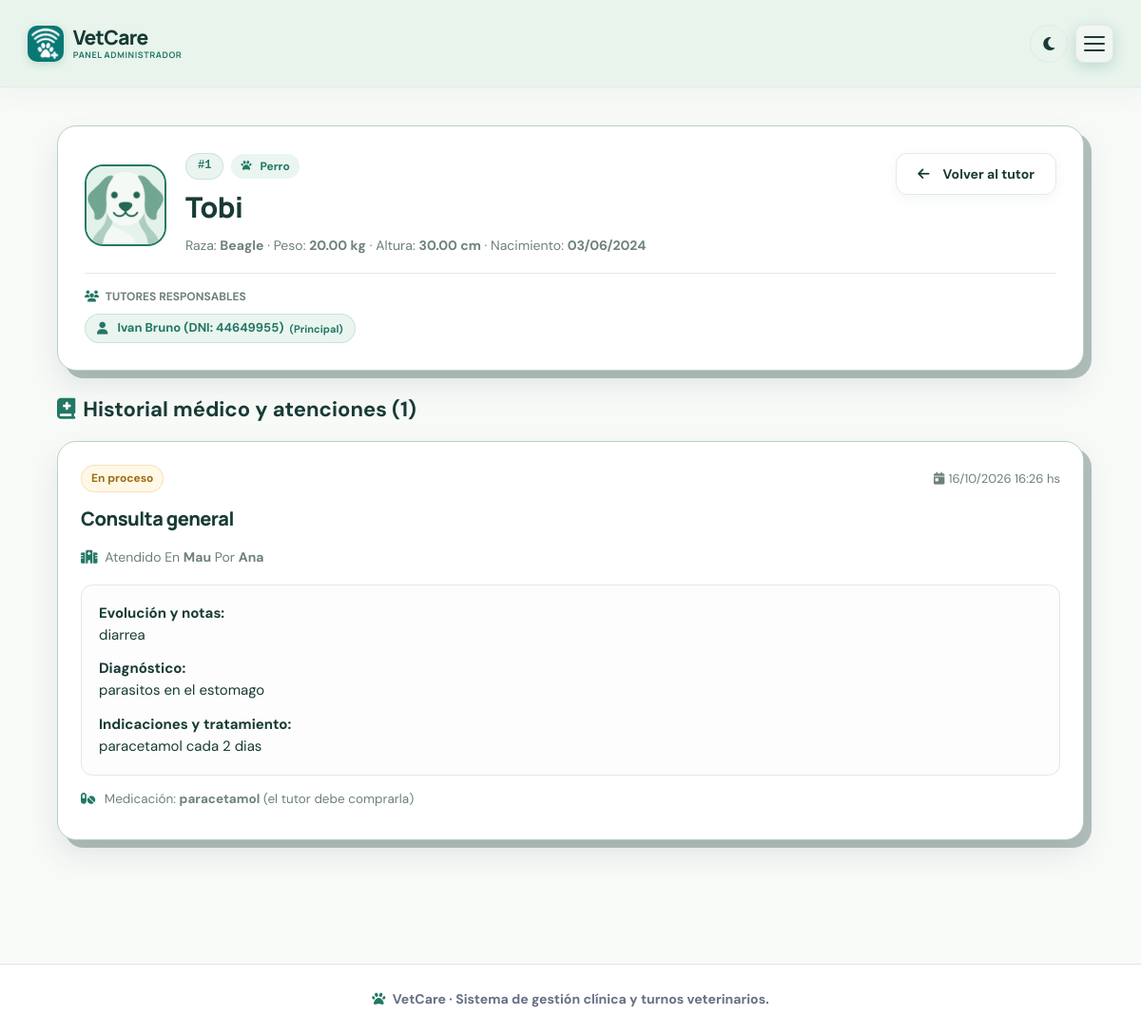
The app's page /admin/ver_mascota.php?id=1 (signed in) with its own data.
### tables this page shows
CREATE TABLE `pets` (
  `id` bigint(20) UNSIGNED NOT NULL,
  `client_id` bigint(20) UNSIGNED NOT NULL,
  `name` varchar(120) NOT NULL,
  `animal_type` varchar(80) NOT NULL,
  `breed` varchar(120) DEFAULT NULL,
  `weight_kg` decimal(7,2) DEFAULT NULL,
  `height_cm` decimal(7,2) DEFAULT NULL,
  `birth_date` date DEFAULT NULL,
  `photo_path` varchar(255) DEFAULT NULL,
  `created_at` timestamp NOT NULL DEFAULT current_timestamp()
);

CREATE TABLE `consultations` (
  `id` bigint(20) UNSIGNED NOT NULL,
  `pet_id` bigint(20) UNSIGNED NOT NULL,
  `clinic_id` bigint(20) UNSIGNED NOT NULL,
  `vet_user_id` bigint(20) UNSIGNED NOT NULL,
  `reason` varchar(100) NOT NULL,
  `notes` text NOT NULL,
  `diagnosis` text DEFAULT NULL,
  `treatment` text DEFAULT NULL,
  `status` enum('En proceso','Dado de Alta') NOT NULL DEFAULT 'En proceso',
  `vaccine_expiry` date DEFAULT NULL,
  `next_dose` date DEFAULT NULL,
  `created_at` timestamp NOT NULL DEFAULT current_timestamp(),
  `updated_at` timestamp NOT NULL DEFAULT current_timestamp() ON UPDATE current_timestamp()
);

CREATE TABLE `clinics` (
  `id` bigint(20) UNSIGNED NOT NULL,
  `name` varchar(160) NOT NULL,
  `email` varchar(190) NOT NULL,
  `active` tinyint(1) NOT NULL DEFAULT 1,
  `created_at` timestamp NOT NULL DEFAULT current_timestamp()
);

CREATE TABLE `vet_users` (
  `id` bigint(20) UNSIGNED NOT NULL,
  `clinic_id` bigint(20) UNSIGNED NOT NULL,
  `username` varchar(100) NOT NULL,
  `email` varchar(190) NOT NULL,
  `password_hash` varchar(255) NOT NULL,
  `active` tinyint(1) NOT NULL DEFAULT 1,
  `created_at` timestamp NOT NULL DEFAULT current_timestamp()
);

CREATE TABLE `consultation_medications` (
  `consultation_id` bigint(20) UNSIGNED NOT NULL,
  `medication_id` bigint(20) UNSIGNED DEFAULT NULL,
  `other_medication` varchar(180) DEFAULT NULL,
  `purchase_needed` tinyint(1) NOT NULL DEFAULT 0
);

### config/config.php (called while the page is built, shortened)
<?php
function db(): PDO {
    static $pdo = null;
    if ($pdo === null) {
        $pdo = new PDO(
            'mysql:host=' . DB_HOST . ';dbname=' . DB_NAME . ';charset=utf8mb4',
            DB_USER,
            DB_PASS,
            [
                PDO::ATTR_ERRMODE            => PDO::ERRMODE_EXCEPTION,
                PDO::ATTR_DEFAULT_FETCH_MODE => PDO::FETCH_ASSOC,
                PDO::ATTR_EMULATE_PREPARES   => false
            ]
        );
    }
    return $pdo;
}
function e(?string $value): string {
    return htmlspecialchars($value ?? '', ENT_QUOTES, 'UTF-8');
}
function format_name(?string $name): string {
    return mb_convert_case(trim($name), MB_CASE_TITLE, 'UTF-8');
}
function e_name(?string $value): string {
    return e(format_name($value));
}
function get_pet_generic_avatar(?string $animalType, ?string $breed = null): string {
    $typeNorm = mb_strtolower(trim($animalType ?? ''), 'UTF-8');
    $typeNorm = strtr($typeNorm, ['á'=>'a', 'é'=>'e', 'í'=>'i', 'ó'=>'o', 'ú'=>'u', 'ñ'=>'n']);
    switch ($typeNorm) {
        case 'perro':
            return 'perro_generico.webp';
    }
}
function pet_photo_url($pet): string {
    $type = is_array($pet) ? ($pet['animal_type'] ?? null) : ($pet->animal_type ?? null);
    return url('assets/' . get_pet_generic_avatar($type));
}
function url(string $path = ''): string {
    return BASE_URL . '/' . ltrim($path, '/');
}
function get_pet_owners(int $petId): array {
    try {
        $q = db()->prepare("
            SELECT c.id, c.full_name, c.dni, c.email, c.phone, 1 AS is_primary
            FROM clients c
            JOIN pets p ON p.client_id = c.id
            WHERE p.id = ?
            UNION
            SELECT c.id, c.full_name, c.dni, c.email, c.phone, 0 AS is_primary
            FROM clients c
            JOIN pet_co_owners pco ON pco.client_id = c.id
            WHERE pco.pet_id = ?
            ORDER BY is_primary DESC, full_name ASC
        ");
        $q->execute([$petId, $petId]);
        return $q->fetchAll();
    } catch (Throwable $e) {
        return [];
    }
}

### admin/ver_mascota.php (the view, shortened to what this page needs)
<?php
require_once __DIR__ . '/../config/config.php';
$id = (int)($_GET['id'] ?? 0);
$q = db()->prepare("
    SELECT p.*, c.full_name AS owner_name, c.dni AS owner_dni
    FROM pets p
    JOIN clients c ON c.id = p.client_id
    WHERE p.id = ?
");
$q->execute([$id]);
$p = $q->fetch();
$owners = get_pet_owners($id);
$q = db()->prepare("
    SELECT co.*, cl.name AS clinic_name, vu.username AS vet_name
    FROM consultations co
    JOIN clinics cl ON cl.id = co.clinic_id
    LEFT JOIN vet_users vu ON vu.id = co.vet_user_id
    WHERE co.pet_id = ?
    ORDER BY co.created_at DESC
");
$q->execute([$id]);
$consults = $q->fetchAll();
$medQ = db()->prepare("
    SELECT cm.other_medication, cm.purchase_needed, m.name AS medication_name
    FROM consultation_medications cm
    LEFT JOIN medications m ON m.id = cm.medication_id
    WHERE cm.consultation_id = ?
");
require __DIR__ . '/../includes/header.php';
?>
<div class="panel">
    <div style="display: flex; justify-content: space-between; align-items: flex-start; gap: 20px; flex-wrap: wrap;">
        <div style="display: flex; align-items: center; gap: 20px; flex-wrap: wrap;">
            <img src="<?= pet_photo_url($p) ?>" alt="Foto de <?= e_name($p['name']) ?>"
                 style="width: 86px; height: 86px; border-radius: 20px; object-fit: cover; border: 2.5px solid var(--green); display: block;">
            <div>
                <div style="display: flex; gap: 8px; align-items: center; flex-wrap: wrap; margin-bottom: 6px;">
                    <span class="pill" style="font-family: monospace; font-weight: 700;">#<?= (int)$p['id'] ?></span>
                    <span class="badge" style="background: var(--mint); color: var(--green); font-weight: 700;">
                        <i class="fa-solid fa-paw" style="margin-right: 4px;"></i> <?= e_name($p['animal_type']) ?>
                    </span>
                </div>
                <h1 class="name-titlecase" style="margin: 0 0 6px; font-size: 30px;"><?= e_name($p['name']) ?></h1>
                <p class="muted" style="margin: 0; font-size: 14px;">
                    <?= $p['breed'] ? 'Raza: <strong>' . e_name($p['breed']) . '</strong>' : 'Raza: <em>Mestizo / No especificada</em>' ?>
                    · Peso: <strong><?= $p['weight_kg'] ? e((string)$p['weight_kg']) . ' kg' : 'No registrado' ?></strong>
                    · Altura: <strong><?= $p['height_cm'] ? e((string)$p['height_cm']) . ' cm' : 'No registrada' ?></strong>
                    · Nacimiento: <strong><?= $p['birth_date'] ? date('d/m/Y', strtotime($p['birth_date'])) : 'No especificado' ?></strong>
                </p>
            </div>
        </div>
        <a class="btn secondary" href="<?= url('admin/editar_cliente.php?id=' . (int)$p['client_id']) ?>">
            <i class="fa-solid fa-arrow-left" style="margin-right: 6px;"></i> Volver al tutor
        </a>
    </div>
    <div style="margin-top: 16px; padding-top: 14px; border-top: 1px solid var(--line);">
        <span class="muted" style="font-size: 12px; text-transform: uppercase; font-weight: 700; display: block; margin-bottom: 8px;">
            <i class="fa-solid fa-users" style="color: var(--green); margin-right: 4px;"></i> Tutores responsables
        </span>
        <div style="display: flex; gap: 10px; flex-wrap: wrap;">
            <?php foreach ($owners as $ow): ?>
                <span class="pill" style="font-size: 13px; padding: 6px 12px;">
                    <i class="fa-solid fa-user" style="color: var(--green); margin-right: 4px;"></i>
                    <?= e_name($ow['full_name']) ?> (DNI: <?= e($ow['dni']) ?>)
                    <?= (int)$ow['is_primary'] === 1 ? '<strong style="color: var(--green); font-size: 11px;">(Principal)</strong>' : '<span class="muted" style="font-size: 11px;">(Co-tutor)</span>' ?>
                </span>
            <?php endforeach; ?>
        </div>
    </div>
</div>
<div style="margin-top: 24px;">
    <h2 style="font-size: 22px; color: var(--ink); margin-bottom: 16px;">
        <i class="fa-solid fa-book-medical" style="color: var(--green); margin-right: 8px;"></i>Historial médico y atenciones (<?= count($consults) ?>)
    </h2>
    <?php foreach ($consults as $c): ?>
        <?php
            $medQ->execute([$c['id']]);
            $meds = $medQ->fetchAll();
            $statusClass = $c['status'] === 'Dado de Alta' ? 'badge-success' : 'badge-warning';
        ?>
        <div class="card" style="margin-bottom: 20px; padding: 24px;">
            <div style="display: flex; justify-content: space-between; align-items: center; margin-bottom: 12px; flex-wrap: wrap; gap: 8px;">
                <span class="badge <?= $statusClass ?>"><?= e($c['status']) ?></span>
                <span class="muted" style="font-size: 13px;">
                    <i class="fa-solid fa-calendar-day" style="margin-right: 4px;"></i><?= date('d/m/Y H:i', strtotime($c['created_at'])) ?> hs
                </span>
            </div>
            <h3 style="margin: 4px 0 8px; font-size: 20px;"><?= e($c['reason']) ?></h3>
            <p class="muted name-titlecase" style="margin-bottom: 16px; font-size: 14px;">
                <i class="fa-solid fa-hospital" style="color: var(--green); margin-right: 4px;"></i>
                Atendido en <strong><?= e_name($c['clinic_name']) ?></strong>
                <?php if (!empty($c['vet_name'])): ?> por <strong><?= e_name($c['vet_name']) ?></strong><?php endif; ?>
            </p>
            <div style="background: #fcfdfc; border: 1px solid var(--line); border-radius: 12px; padding: 18px; margin-bottom: 14px;">
                <p style="margin: 0 0 12px;"><strong>Evolución y notas:</strong><br><?= nl2br(e($c['notes'])) ?></p>
                <?php if ($c['diagnosis']): ?>
                    <p style="margin: 0 0 12px;"><strong>Diagnóstico:</strong><br><?= nl2br(e($c['diagnosis'])) ?></p>
                <?php endif; ?>
                <?php if ($c['treatment']): ?>
                    <p style="margin: 0;"><strong>Indicaciones y tratamiento:</strong><br><?= nl2br(e($c['treatment'])) ?></p>
                <?php endif; ?>
            </div>
            <?php foreach ($meds as $m): ?>
                <p class="muted" style="margin: 0 0 6px; font-size: 13.5px;">
                    <i class="fa-solid fa-pills" style="color: var(--green); margin-right: 6px;"></i>
                    Medicación: <strong><?= e($m['medication_name'] ?: $m['other_medication'] ?: 'Sin especificar') ?></strong>
                    <?= (int)$m['purchase_needed'] === 1 ? '(el tutor debe comprarla)' : '' ?>
                </p>
            <?php endforeach; ?>
        </div>
    <?php endforeach; ?>
</div>
<?php require __DIR__ . '/../includes/footer.php'; ?>

### records on screen
pets: id "1", animal_type "Perro", name "Tobi", breed "Beagle", weight_kg "20.00", height_cm "30.00", birth_date "03/06/2024"
consultations: status "En proceso", created_at "16/10/2026 16:26", reason "Consulta general", clinic.name "Mau", vet_user.username "Ana", notes "diarrea", diagnosis "parasitos en el estomago", treatment "paracetamol cada 2 dias"
consultation_medications: other_medication "paracetamol", purchase_needed "(el tutor debe comprarla)"

### other values on screen
APP_NAME "VetCare"
e_name($ow['full_name']) "Ivan Bruno"
$ow['dni'] "44649955"
count($consults) "1"
